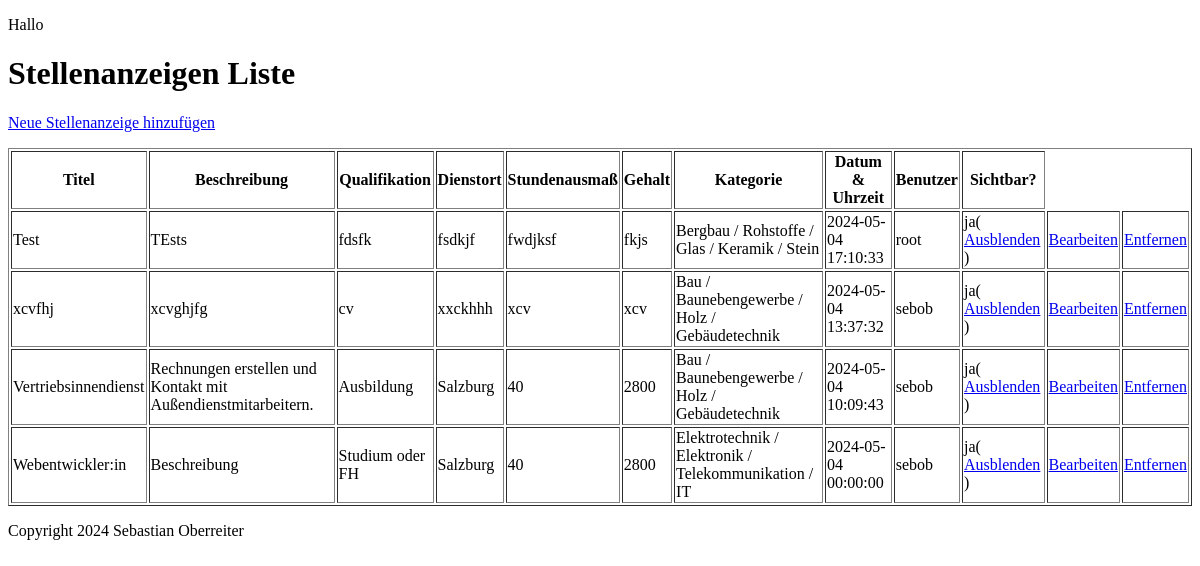
/websites/index.php, run on an earlier commit of the app's database.
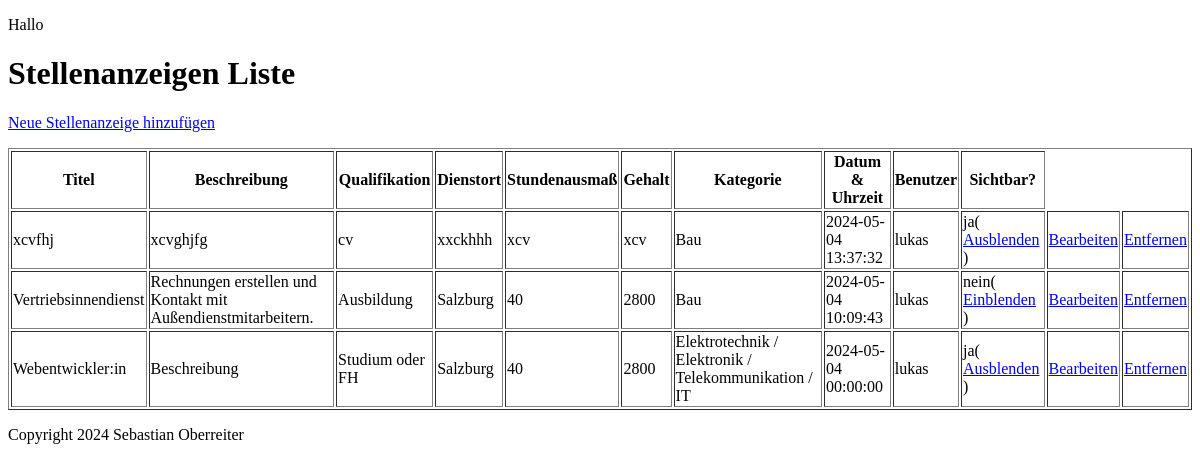
And on a later commit of the database.
### tables this page shows
CREATE TABLE `jobs` (
  `id` int(10) UNSIGNED NOT NULL,
  `titel` varchar(255) NOT NULL,
  `beschreibung` varchar(255) NOT NULL,
  `qualifikation` varchar(255) NOT NULL,
  `dienstort` varchar(255) NOT NULL,
  `stundenausmass` varchar(255) NOT NULL,
  `gehalt` varchar(255) NOT NULL,
  `kategorie_id` int(10) UNSIGNED NOT NULL,
  `benutzer_id` int(10) UNSIGNED NOT NULL,
  `datum` datetime NOT NULL DEFAULT current_timestamp(),
  `sichtbar` varchar(10) NOT NULL DEFAULT 'ja',
  `aenderungsdatum` datetime NOT NULL DEFAULT current_timestamp()
);

CREATE TABLE `kategorien` (
  `id` int(10) UNSIGNED NOT NULL,
  `kategorie` varchar(255) NOT NULL
);

CREATE TABLE `benutzer` (
  `id` int(10) UNSIGNED NOT NULL,
  `benutzername` varchar(255) NOT NULL,
  `passwort` varchar(255) NOT NULL
);

### setup.php (called while the page is built, shortened)
<?php
spl_autoload_register(
    function (string $klasse) {
        $prefix = "WIFI\\Jobportal\\";
        $basis = __DIR__ . "/";
        $laenge = strlen($prefix);
        $klasse_ohne_prefix = substr($klasse, $laenge);
        $datei = $basis . $klasse_ohne_prefix . ".php";
        $datei = str_replace("\\", "/", $datei);
    }
);

### Fdb/Mysql.php (called while the page is built, shortened)
<?php
class Mysql {
    private static ?Mysql $instanz = null;
    public static function getInstanz(): Mysql {
        if (!self::$instanz) {
            self::$instanz = new Mysql();
        }
        return self::$instanz;
    }
    private \mysqli $db;
    public function verbinden() {
        $this->db = new \mysqli(MYSQL_HOST, MYSQL_USER, MYSQL_PASSWORT, MYSQL_DATENBANK);
        $this->db->set_charset('utf8mb4');
    }
    public function escape(string $wert): string {
        return $this->db->real_escape_string($wert);
    }
    public function query(string $input): \mysqli_result|bool {
        $ergebnis = $this->db->query($input);
        return $ergebnis;
    }
}

### Fdb/Model/Jobs.php (called while the page is built, shortened)
<?php
class Jobs {
    public function alle_jobs($benutzer_id): array {
        $alle_jobs = array();
        $db = Mysql::getInstanz();
        if ($benutzer_id == 9) {
            $ergebnis = $db->query("SELECT * FROM jobs ORDER BY datum DESC");
        } else {
            $ergebnis = $db->query("SELECT * FROM jobs WHERE benutzer_id = {$benutzer_id} ORDER BY datum DESC");
        }
        while ($row = $ergebnis->fetch_assoc()) {
            $alle_jobs[] = new Job($row);
        }
        return $alle_jobs;
    }
}

### Fdb/Model/Row/RowAbstract.php (called while the page is built, shortened)
<?php
abstract class RowAbstract {
    protected string $tabelle;
    private array $daten = [];
    public function __construct(array|int $id_oder_daten) {
        if (is_array($id_oder_daten)) {
            $this->daten = $id_oder_daten;
        } else {
            $db = Mysql::getInstanz();
            $sql_id = $db->escape($id_oder_daten);
            $ergebnis = $db->query("SELECT * FROM {$this->tabelle} WHERE id = '{$sql_id}'");
            $this->daten = $ergebnis->fetch_assoc();
        }
    }
    public function __get(string $eigenschaft): mixed {
        return $this->daten[$eigenschaft];
    }
}

### Fdb/Model/Row/Job.php (called while the page is built, shortened)
<?php
class Job extends RowAbstract {
    public function get_kategorie(): Kategorie {
        return new Kategorie($this->kategorie_id);
    }
    public function get_benutzer(): Benutzer {
        return new Benutzer($this->benutzer_id);
    }
}

### websites/index.php (the view, shortened to what this page needs)
<?php
include "head.php";
?>
<body>
<p>Hallo</p>
<?php
include "../setup.php";
?>
<h1>Stellenanzeigen Liste</h1>
<?php
    echo "<p><a href='job_erstellen.php'>Neue Stellenanzeige hinzufügen</a></p>";
    echo "<table border='1'>";
    echo "<thread>";
    echo "<tr>";
        echo "<th>Titel</th>";
        echo "<th>Beschreibung</th>";
        echo "<th>Qualifikation</th>";
        echo "<th>Dienstort</th>";
        echo "<th>Stundenausmaß</th>";
        echo "<th>Gehalt</th>";
        echo "<th>Kategorie</th>";
        echo "<th>Datum & Uhrzeit</th>";
        echo "<th>Benutzer</th>";
        echo "<th>Sichtbar?</th>";
    echo "</tr>";
    echo "</thread>";
    echo "<tbody>";
    $jobs = new Jobs();
    $alle_jobs = $jobs->alle_jobs(9);
    foreach ($alle_jobs as $job) {
        echo "<tr>";
            echo "<td>" . $job->titel . "</td>";
            echo "<td>" . $job->beschreibung . "</td>";
            echo "<td>" . $job->qualifikation . "</td>";
            echo "<td>" . $job->dienstort . "</td>";
            echo "<td>" . $job->stundenausmass . "</td>";
            echo "<td>" . $job->gehalt . "</td>";
            echo "<td>" . $job->get_kategorie()->kategorie . "</td>";
            echo "<td>" . $job->datum . "</td>";
            echo "<td>" . $job->get_benutzer()->benutzername . "</td>";
            $link_sichtbarkeit = "";
            if ($job->sichtbar == "ja") {
                $link_sichtbarkeit = "<a href='job_sichtbarkeit.php?id={$job->id}&sichtbar={$job->sichtbar}'>Ausblenden</a>";
            } else {
                $link_sichtbarkeit = "<a href='job_sichtbarkeit.php?id={$job->id}&sichtbar={$job->sichtbar}'>Einblenden</a>";
            }
            echo "<td>" . $job->sichtbar . "( " . $link_sichtbarkeit . " )</td>";
            echo "<td>"."<a href='job_bearbeiten.php?id={$job->id}'>Bearbeiten</a>"."</td>";
            echo "<td>"."<a href='job_entfernen.php?id={$job->id}'>Entfernen</a>"."</td>";
        echo "</tr>";
    }
    echo "</tbody>";
    echo "</table>";
?>
<?php
include "footer.php";
?>

What changed in the data, as far as the page shows it:
removed jobs: titel "Test", beschreibung "TEsts", qualifikation "fdsfk", dienstort "fsdkjf", stundenausmass "fwdjksf", gehalt "fkjs", kategorie.kategorie "Bergbau / Rohstoffe / Glas / Keramik / Stein", datum "2024-05-04 17:10:33", benutzer.benutzername "root", sichtbar "ja"
changed jobs "xcvfhj": kategorie.kategorie "Bau / Baunebengewerbe / Holz / Gebäudetechnik" → "Bau"; benutzer.benutzername "sebob" → "lukas"
changed jobs "Vertriebsinnendienst": kategorie.kategorie "Bau / Baunebengewerbe / Holz / Gebäudetechnik" → "Bau"; benutzer.benutzername "sebob" → "lukas"; sichtbar "ja" → "nein"; sichtbar "Ausblenden" → "Einblenden"
changed jobs "Webentwickler:in": benutzer.benutzername "sebob" → "lukas"
